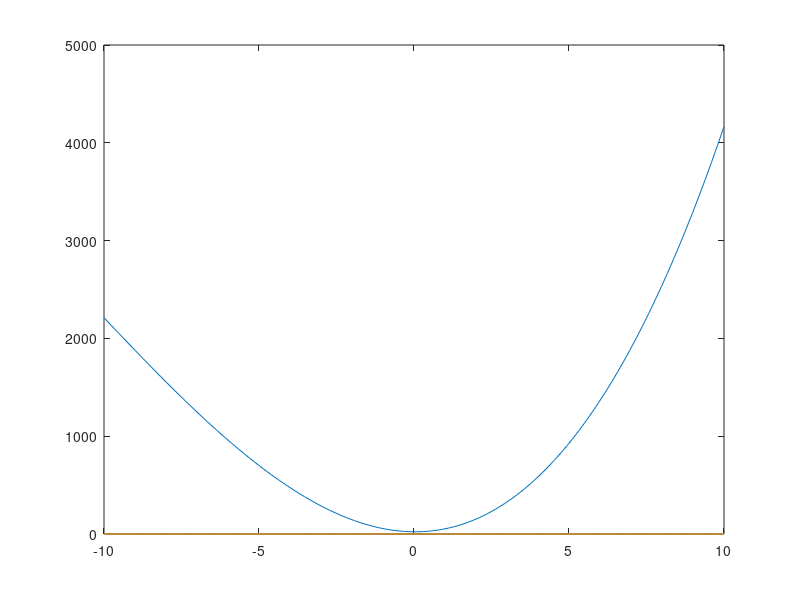

This figure's MATLAB source: (Note: this script raises an error after producing the figure.)
l = linspace(-10,10,100);
g = 30; 
y = l.^3+(5/3+g)*l.^2+ (2/3-5/51*g)*l + 38/51*g; 
xaxis = zeros(length(l));
figure()
plot(l,y)
hold on
plot(l,xaxis)
xline(0)
title(strcat('gamma = ',num2str(g)))
%ylim([-50,50])

%% 
g = 1000;
a = 1;
b = g+5/3;
c = 2/3-5/3*g;
d = 8/51*g;
x = roots([a b c d])